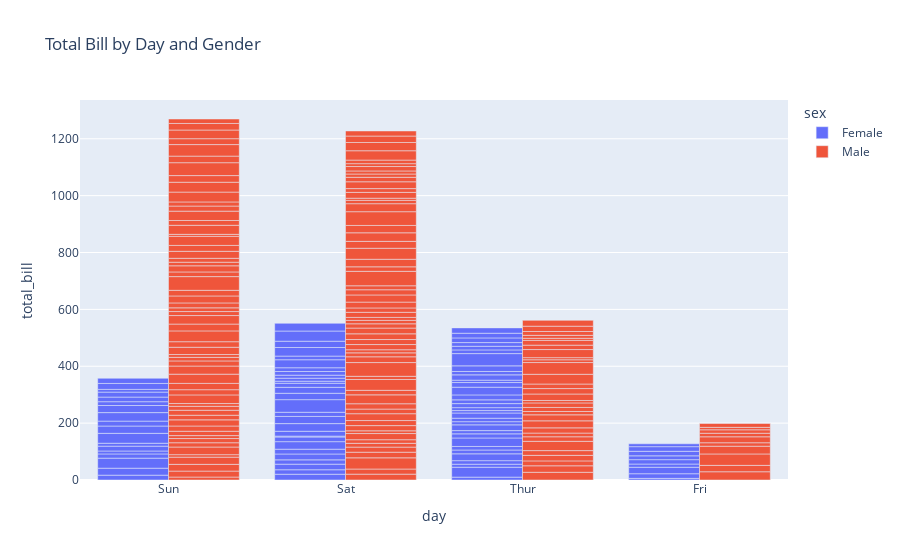

This figure's notebook cell:
### Code cell
# Bar chart example

fig = px.bar(df, x='day', y='total_bill', color='sex', barmode='group', title="Total Bill by Day and Gender")
fig.show()

### Figure 1 — Plotly figure (JSON) as saved in the notebook; plotly's stock layout.template omitted (floating-point values rounded to 4 significant figures; data arrays with more than 128 entries replaced by an {"elided": "..."} marker saying what was removed)
{"data": [{"alignmentgroup": "True", "hovertemplate": "sex=Female<br>day=%{x}<br>total_bill=%{y}<extra></extra>", "legendgroup": "Female", "marker": {"color": "#636efa", "pattern": {"shape": ""}}, "name": "Female", "offsetgroup": "Female", "orientation": "v", "showlegend": true, "textposition": "auto", "type": "bar", "x": ["Sun", "Sun", "Sun", "Sun", "Sun", "Sun", "Sat", "Sat", "Sat", "Sat", "Sat", "Sat", "Sun", "Sun", "Sat", "Sat", "Sat", "Sat", "Sat", "Sat", "Sat", "Thur", "Thur", "Fri", "Fri", "Fri", "Fri", "Fri", "Sat", "Sat", "Sat", "Sat", "Sat", "Sun", "Sun", "Thur", "Thur", "Thur", "Thur", "Thur", "Thur", "Thur", "Thur", "Thur", "Thur", "Thur", "Thur", "Thur", "Thur", "Thur", "Thur", "Thur", "Thur", "Thur", "Thur", "Thur", "Thur", "Sun", "Sun", "Sun", "Sun", "Sun", "Sat", "Sat", "Sun", "Sun", "Sun", "Thur", "Thur", "Thur", "Thur", "Thur", "Thur", "Thur", "Sat", "Sat", "Sat", "Sat", "Sat", "Fri", "Fri", "Fri", "Fri", "Sat", "Sat", "Sat", "Thur"], "xaxis": "x", "y": [16.99, 24.59, 35.26, 14.83, 10.33, 16.97, 20.29, 15.77, 19.65, 15.06, 20.69, 16.93, 10.29, 34.81, 26.41, 16.45, 3.07, 17.07, 26.86, 25.28, 14.73, 10.07, 34.83, 5.75, 16.32, 22.75, 11.35, 15.38, 44.3, 22.42, 20.92, 14.31, 7.25, 25.71, 17.31, 10.65, 12.43, 24.08, 13.42, 12.48, 29.8, 14.52, 11.38, 20.27, 11.17, 12.26, 18.26, 8.51, 10.33, 14.15, 13.16, 17.47, 27.05, 16.43, 8.35, 18.64, 11.87, 29.85, 25.0, 13.39, 16.21, 17.51, 10.59, 10.63, 9.6, 20.9, 18.15, 19.81, 43.11, 13.0, 12.74, 13.0, 16.4, 16.47, 12.76, 13.27, 28.17, 12.9, 30.14, 13.42, 15.98, 16.27, 10.09, 22.12, 35.83, 27.18, 18.78], "yaxis": "y"}, {"alignmentgroup": "True", "hovertemplate": "sex=Male<br>day=%{x}<br>total_bill=%{y}<extra></extra>", "legendgroup": "Male", "marker": {"color": "#EF553B", "pattern": {"shape": ""}}, "name": "Male", "offsetgroup": "Male", "orientation": "v", "showlegend": true, "textposition": "auto", "type": "bar", "x": {"elided": "157 str values"}, "xaxis": "x", "y": {"elided": "157 float values"}, "yaxis": "y"}], "layout": {"barmode": "group", "legend": {"title": {"text": "sex"}, "tracegroupgap": 0}, "title": {"text": "Total Bill by Day and Gender"}, "xaxis": {"anchor": "y", "domain": [0, 1], "title": {"text": "day"}}, "yaxis": {"anchor": "x", "domain": [0, 1], "title": {"text": "total_bill"}}}}
